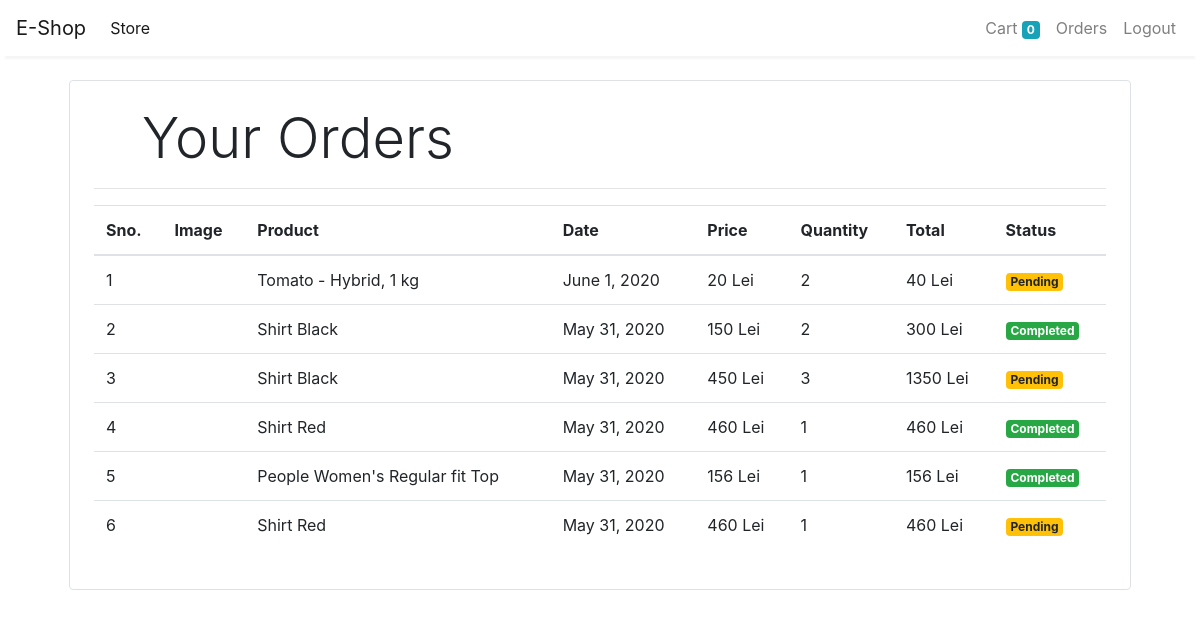
Screenshot of /orders (signed in) with the database file from the repository.
### store/models/orders.py (models this page shows, shortened)
class Order(models.Model):
    product = models.ForeignKey(Product,
                                on_delete=models.CASCADE)
    customer = models.ForeignKey(Customer,
                                 on_delete=models.CASCADE)
    quantity = models.IntegerField(default=1)
    price = models.IntegerField()
    address = models.CharField(max_length=255, default='', blank=True)
    phone = models.CharField(max_length=255, default='', blank=True)
    date = models.DateField(default=datetime.datetime.today)
    status = models.BooleanField(default=False)
    @staticmethod
    def get_orders_by_customer(customer_id):
        return Order.objects.filter(customer=customer_id).order_by('-date')

### store/models/product.py (models this page shows, shortened)
class Product(models.Model):
    name = models.CharField(max_length=50)
    price = models.IntegerField(default=0)
    category = models.ForeignKey(Category, on_delete=models.CASCADE, default=1)
    description = models.CharField(max_length=200, default='' , null=True , blank=True)
    image = models.ImageField(upload_to='uploads/products/')

### store/middlewares/auth.py (the view)
    def middleware(request):
        print(request.session.get('customer'))
        returnUrl = request.META['PATH_INFO']
        print(request.META['PATH_INFO'])
        if not request.session.get('customer'):
           return redirect(f'login?return_url={returnUrl}')
        response = get_response(request)
        return response

### store/templatetags/custom_filter.py (called while the page is built)
@register.filter(name='currency')
def currency(number):
    return str(number)+" Lei"

@register.filter(name='multiply')
def multiply(number , number1):
    return number * number1

### store/views/orders.py (called while the page is built)
    def get(self , request ):
        customer = request.session.get('customer')
        orders = Order.get_orders_by_customer(customer)
        print(orders)
        return render(request , 'orders.html'  , {'orders' : orders})

### store/templates/orders.html
{% extends 'base.html' %}
{% block content %}
{% load cart %}
{% load custom_filter %}
<div class="container">
   <div class="border rounded p-4 m-4">
        <p class="display-4 pl-4 ml-4">Your Orders</p>
        <hr>
        <table class="table">
            <thead>
                <tr>
                    <th>Sno.</th>
                    <th>Image</th>
                    <th>Product</th>
                    <th>Date</th>
                    <th>Price</th>
                    <th>Quantity</th>
                    <th>Total</th>
                    <th>Status</th>
                </tr>
            </thead>
            <tbody>
                {% for order in orders %}
                <tr>
                    <td>{{forloop.counter}}</td>
                    <td><img style="height: 80px;" class="rounded-circle" src="{{order.product.image.url}}" alt=""></td>
                    <td>{{order.product.name}}</td>
                    <td>{{order.date}}</td>
                    <td>{{order.price|currency}}</td>
                    <td>{{order.quantity}}</td>
                    <td>{{order.quantity|multiply:order.price|currency}}</td>
                    {% if order.status %}
                    <td><small class="badge badge-success">Completed</small></td>
                    {%else%}
                    <td><small class="badge badge-warning">Pending</small></td>
                    {% endif %}
                </tr>
                {% endfor %}
            </tbody>
        </table>
   </div>
</div>
{% endblock %}

### store/templates/base.html (shortened to what this page needs)
<!doctype html>
<html lang="en">
<head>
  <link rel="stylesheet" href="https://maxcdn.bootstrapcdn.com/bootstrap/4.0.0/css/bootstrap.min.css"
>
</head>
<body>
  <nav class="one-edge-shadow
  sticky-top navbar
  navbar-expand-lg
   navbar-light bg-white">
    <a class="navbar-brand" href="/">E-Shop</a>
    <div class="collapse navbar-collapse" id="navbarSupportedContent">
      <ul class="navbar-nav mr-auto">
        <li class="nav-item active">
          <a class="nav-link" href="/store">Store <span class="sr-only">(current)</span></a>
        </li>
      </ul>
      <ul class=" navbar-nav my-2 my-lg-0">
        <li class="nav-item ">
          <a class="nav-link" href="/cart">Cart
            <span class="badge badge-info">{{request.session.cart.keys|length}}</span>
            <span class="sr-only">(current)</span></a>
        </li>
        {% if request.session.customer %}
        <li class="nav-item ">
          <a class="nav-link" href="/orders">Orders<span class="sr-only">(current)</span></a>
        </li>
        <li class="nav-item ">
          <a class="nav-link" href="/logout">Logout<span class="sr-only">(current)</span></a>
        </li>
        {% endif %}
      </ul>
    </div>
  </nav>
    {% block content %}{% endblock %}
</body>
</html>

### store/templates/base.html (style rules this page uses)
nav { background-color: white; }
.one-edge-shadow { box-shadow: 0 8px 2px -5px rgb(246, 245, 245); }

### rows the page displays
Order: product.name "Tomato - Hybrid, 1 kg", date "June 1, 2020", price "20 Lei", quantity "2", quantity|multiply "40 Lei", status "Pending"
Order: product.name "Shirt Black", date "May 31, 2020", price "150 Lei", quantity "2", quantity|multiply "300 Lei", status "Completed"
Order: product.name "Shirt Black", date "May 31, 2020", price "450 Lei", quantity "3", quantity|multiply "1350 Lei", status "Pending"
Order: product.name "Shirt Red", date "May 31, 2020", price "460 Lei", quantity "1", quantity|multiply "460 Lei", status "Completed"
Order: product.name "People Women's Regular fit Top", date "May 31, 2020", price "156 Lei", quantity "1", quantity|multiply "156 Lei", status "Completed"
Order: product.name "Shirt Red", date "May 31, 2020", price "460 Lei", quantity "1", quantity|multiply "460 Lei", status "Pending"

### other values shown
{{ request.session.cart.keys|length }} "0"
